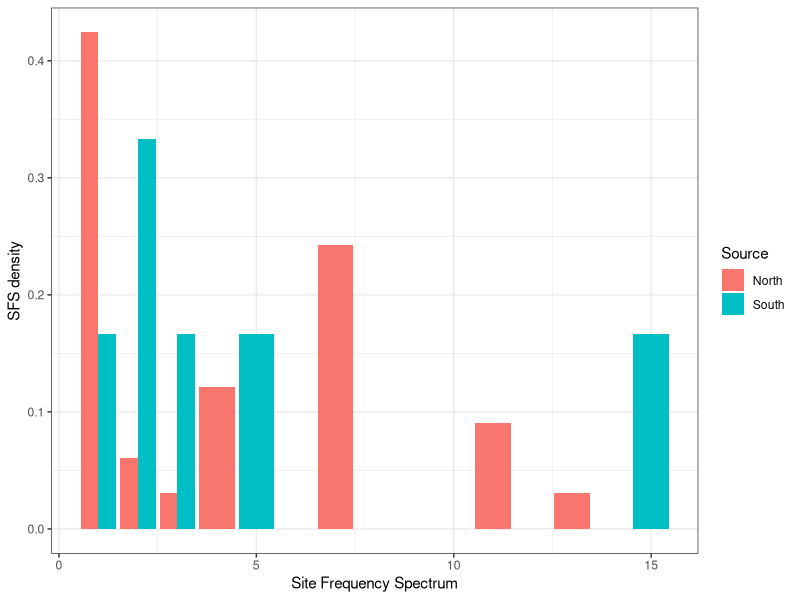
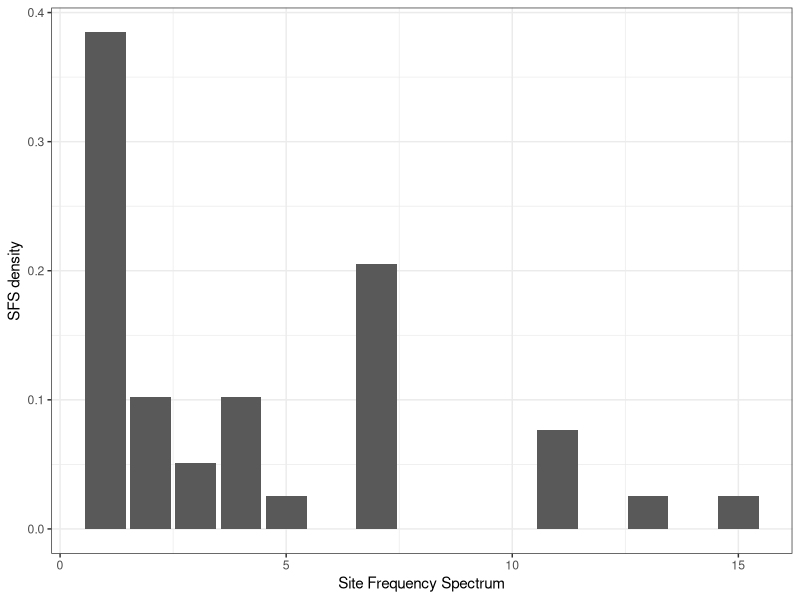

The R source for these figures, in order:
#!/bin/env R

# Author: ph-u
# Script: coalescence.R
# Desc: classwork program based on killer whale data files
# Input: Rscript coalescence.R
# Output: R terminal output
# Arguments: 0
# Date: Nov 2019

## Hypothesis: Population sizes of Northern and Southern Atlantic killer whales different

## lib
library(ggplot2)

## raw
a.N<-read.csv("../Data/killer_whale_North.csv", header = F)
a.S<-read.csv("../Data/killer_whale_South.csv", header = F)
sn<-dim(a.N)[2]

## get SNP
a.0<-c();for(i in 1:dim(a.N)[2]){if(length(unique(a.N[,i]))>1){a.0<-c(a.0,i)}};rm(i);a.N<-a.N[,a.0];rm(a.0)
a.0<-c();for(i in 1:dim(a.S)[2]){if(length(unique(a.S[,i]))>1){a.0<-c(a.0,i)}};rm(i);a.S<-a.S[,a.0];rm(a.0)

## result df
res<-as.data.frame(matrix(nrow = 4, ncol = 0))
res$source<-c(rep("a.N",2),rep("a.S",2))
res$func<-c("Watterson","Tajima")
## Watterson's estimator
wat<-function(df){
  S=dim(df)[2]
  n=dim(df)[1]
  a<-rep(NA,(n-1))
  for(i in 1:(n-1)){a[i]<-1/i};rm(i)
  a<-sum(a)
  return(S/a)
}

## Tajima's estimator
taj<-function(df){
  n=dim(df)[1]
  a=rep(NA,(n-1)^2)
  for(i in 1:(n-1)){
    for(j in (i+1):n){
      ij<-0
      for(p in 1:dim(df)[2]){
        if(isTRUE(df[i,p]!=df[j,p])){ij<-ij+1}
      };rm(p)
      a<-c(a,ij)
    };rm(j)
  };rm(i)
  return(sum(a, na.rm = T)*2/(n*(n-1)))
}

res$est<-c(wat(a.N), taj(a.N), wat(a.S), taj(a.S))

## total substitution
theta<-4*dim(a.N)[1]*1e-8*sn

## effective popn size
res$effective<-res$est/(4*sn*1e-8)

{## site frequency spectrum flattens (from lower freq side, exp-dist -> flat) when popultion drops
  res.p<-as.data.frame(matrix(nrow = (dim(a.N)[2]+dim(a.S)[2]), ncol = 1))[,-1]
  res.p$source<-c(rep("a.N",dim(a.N)[2]),rep("a.S",dim(a.S)[2]))
  for(i in 1:dim(a.N)[2]){res.p[i,2]<-sum(a.N[,i])};rm(i)
  for(i in 1:dim(a.S)[2]){res.p[(i+dim(a.N)[2]),2]<-sum(a.S[,i])};rm(i)
  a.N.count<-table(res.p[which(res.p$source=="a.N"),2])
  a.N.count<-data.frame("s"=names(a.N.count),"d"=unname(a.N.count)/sum(unname(a.N.count)))[,-2]
  a.N.count$t<-"a.N"
  a.S.count<-table(res.p[which(res.p$source=="a.S"),2])
  a.S.count<-data.frame("s"=names(a.S.count),"d"=unname(a.S.count)/sum(unname(a.S.count)))[,-2]
  a.S.count$t<-"a.S"
  
  a.NS<-rbind(a.N.count, a.S.count);rm(a.N.count, a.S.count)
  a.tot<-table(res.p[,2])
  a.tot<-data.frame("s"=names(a.tot),"d"=unname(a.tot)/sum(unname(a.tot)))[,-2]
}

pdf("../results/coalescence_01.pdf")
ggplot()+theme_bw()+
  xlab("Site Frequency Spectrum")+ylab("SFS density")+
  scale_fill_discrete(name="Source", label=c("North", "South"))+
  geom_col(aes(x=as.numeric(as.character(a.NS$s)), y=as.numeric(a.NS$d.Freq), fill=a.NS$t), position="dodge") ## <https://stackoverflow.com/questions/38101512/the-same-width-of-the-bars-in-geom-barposition-dodge>
dev.off()

pdf("../results/coalescence_02.pdf")
ggplot()+theme_bw()+
  xlab("Site Frequency Spectrum")+ylab("SFS density")+
  geom_col(aes(x=as.numeric(as.character(a.tot$s)), y=as.numeric(a.tot$d.Freq)))
dev.off()
